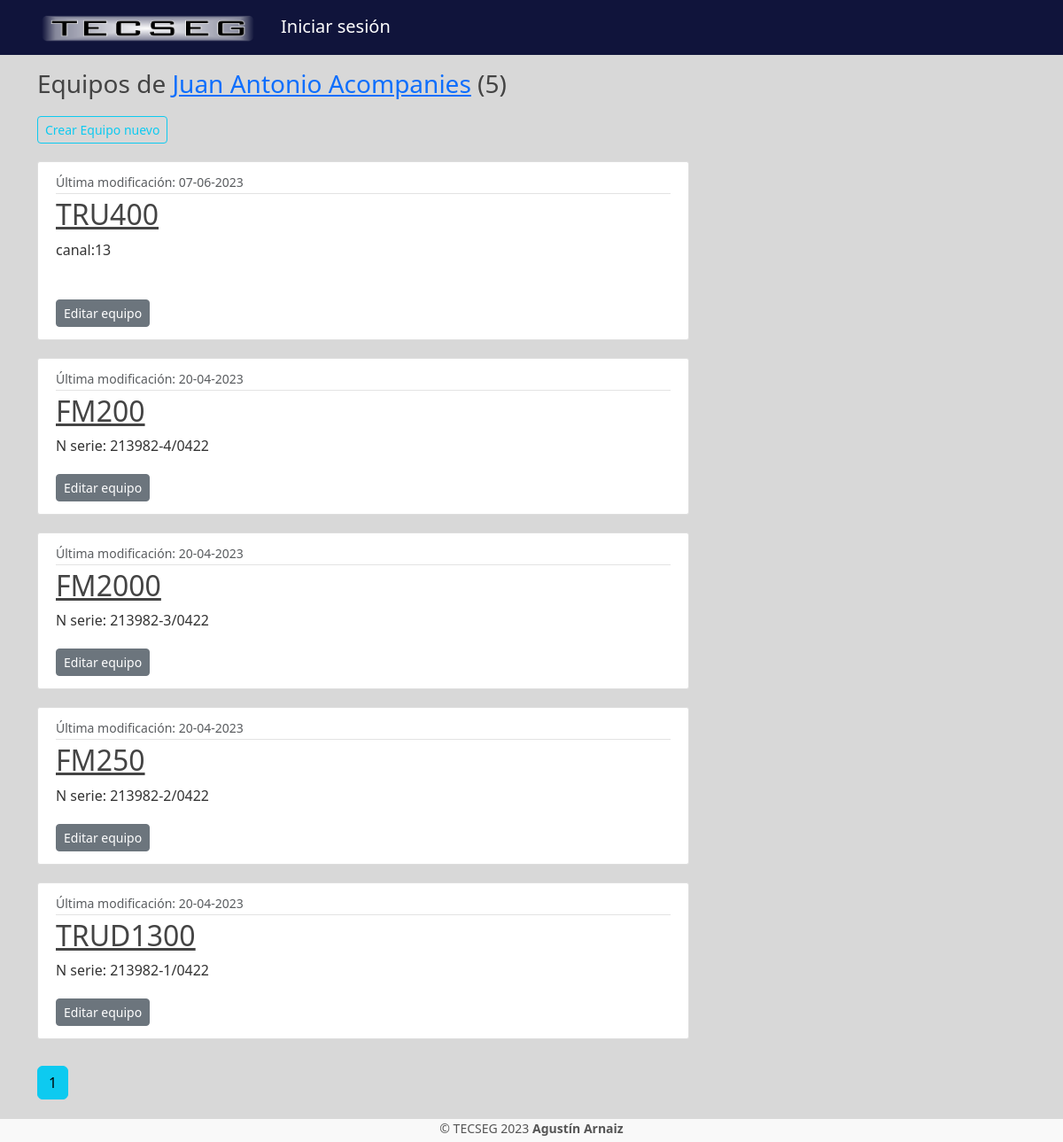
Screenshot of /client_equipments-3 with the database file from the repository.
### tseg/models.py (models this page shows, shortened)
class Client(db.Model):
	id = db.Column(db.Integer, primary_key=True)
	client_name = db.Column(db.String(150), unique=False, nullable=False)
	business_name = db.Column(db.String(150), unique=False, nullable=False)
	contact = db.Column(db.String(250), unique=False, nullable=False)
	comments = db.Column(db.Text)
	user_id = db.Column(db.Integer, db.ForeignKey('user.id'), nullable=False)
	domicilio_id = db.Column(db.Integer, db.ForeignKey('domicilio.id'), nullable=True)
	equipments = db.relationship('Equipment', backref='owner', lazy=True)
	def __repr__(self):
		return f"{self.client_name}, {self.business_name}"

class Equipment(db.Model):
	now = datetime.now()
	now = now.strftime("%Y-%m-%dT%H:%M:%S")
	id = db.Column(db.Integer, primary_key=True)
	title = db.Column(db.String(150), unique=False, nullable=False)
	date_created = db.Column(db.DateTime, nullable=False, default=datetime.fromisoformat(now))
	date_modified = db.Column(db.DateTime, nullable=False, default=datetime.fromisoformat(now))
	content = db.Column(db.Text, nullable=False)
	user_id = db.Column(db.Integer, db.ForeignKey('user.id'), nullable=False)
	client_id = db.Column(db.Integer, db.ForeignKey('client.id'), nullable=True)
	orden_reparacion = db.relationship('Orden_reparacion', backref='equipo', lazy=True)
	eq_details = db.relationship('Eq_detail', backref='equipo', lazy=True)

### tseg/clients/routes.py (the view)
@clients.route("/client_equipments-<string:client_id>")
def client_equipments(client_id):
	page = request.args.get('page', 1, type=int)
	client = Client.query.filter_by(id=client_id).first_or_404()
	equipments = Equipment.query.filter_by(owner=client)\
					.order_by(Equipment.date_modified.desc())\
					.paginate(page=page, per_page=5)
	return render_template('client_equipments.html', title=client.client_name, equipments=equipments, client=client)

### tseg/clients/routes.py (called while the page is built)
@clients.context_processor
def layout():
	form = SearchForm()
	return dict(form=form)

### tseg/templates/client_equipments.html
{% extends "layout.html" %}
{% block content %}
    <h3 class="mb-3">Equipos de <a class="mr-2" href="{{ url_for('clients.client', client_id=client.id) }}">{{ client.client_name }}</a> ({{ equipments.total }})</h3>
    <p><a class="btn btn-outline-info btn-sm mt-1 mb-1" href="{{ url_for('equipments.add_equipment', client_id = client.id) }}">Crear Equipo nuevo</a></p>
    {% for equipment in equipments.items %}
        <article class="media content-section">
          	<div class="media-body">
            	<div class="article-metadata">
              		<small class="text-muted">Última modificación: {{ equipment.date_modified.strftime('%d-%m-%Y') }}</small>
            	</div>
            	<h2><a class="article-title" href="{{ url_for('equipments.equipment', equipment_id=equipment.id) }}">{{ equipment.title }}</a></h2>
            	<p class="article-content">{{ equipment.content }}</p>
                <a class="btn btn-secondary btn-sm mt-1 mb-1" href="{{ url_for('equipments.update_equipment', equipment_id=equipment.id, client_id=equipment.owner) }}">Editar equipo</a>
          </div>
        </article>
    {% endfor %}
    {% for page_num in equipments.iter_pages(left_edge=1, right_edge=1, left_current=1, right_current=2) %}
    {% if page_num %}
        {% if equipments.page == page_num %}
            <a class="btn btn-info mb-4" href="{{ url_for('clients.client_equipments', client_id=client.id, page=page_num) }}">{{ page_num }}</a>
        {% else %}
            <a class="btn btn-outline-info mb-4" href="{{ url_for('clients.client_equipments', client_id=client.id, page=page_num) }}">{{ page_num }}</a>
        {% endif %}
    {% else %}
        ...
    {% endif %}
    {% endfor %}
{% endblock content %}

### tseg/static/style.css (style rules this page uses)
body { background: #D8D8D8; color: #333333; }
h1, h2, h3, h4, h5, h6 { color: #444444; }
.content-section { background: #ffffff; padding: 10px 20px; border: 1px solid #dddddd; border-radius: 3px; margin-bottom: 20px; }
.article-title { color: #444444; }
.article-content { white-space: pre-line; }
.article-metadata { padding-bottom: 1px; margin-bottom: 4px; border-bottom: 1px solid #e3e3e3 }
.btn { margin-top: 10px; }

### rows the page displays
Client: client_name "Juan Antonio Acompanies"
Equipment: date_modified "07-06-2023", title "TRU400", content "canal:13"
Equipment: date_modified "20-04-2023", title "FM200", content "N serie: 213982-4/0422"
Equipment: date_modified "20-04-2023", title "FM2000", content "N serie: 213982-3/0422"
Equipment: date_modified "20-04-2023", title "FM250", content "N serie: 213982-2/0422"
Equipment: date_modified "20-04-2023", title "TRUD1300", content "N serie: 213982-1/0422"

### other values shown
{{ equipments.total }} "5"
{{ page_num }} "1"
